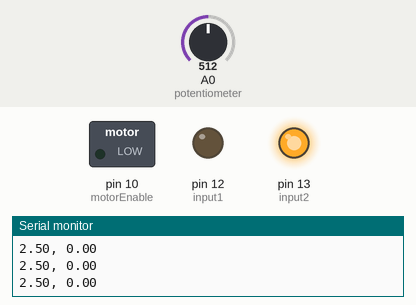
A sketch run on a simulated Arduino Uno, built with avr-gcc and run on an emulated ATmega328P. Shown: switched loads named in the sketch (green lamp = pin HIGH), output pins drawn as LEDs (lit = HIGH), the last lines printed to the serial monitor. The test bench sets the inputs (shaded band); at power-on: A0 (potentiometer) = 512.

Above: at 1.2 s.
1.3 s: A0 (potentiometer) set to 513
At 1.8 s:
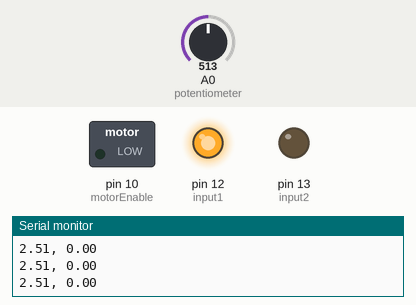
2.8 s: A0 (potentiometer) set to 716
At 4.0 s:
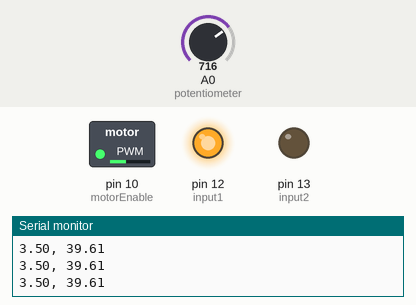
4.3 s: A0 (potentiometer) set to 900
At 5.3 s:
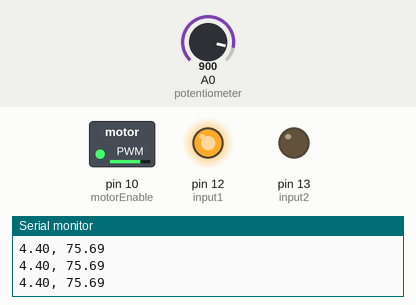
5.8 s: A0 (potentiometer) set to 511
At 6.4 s:
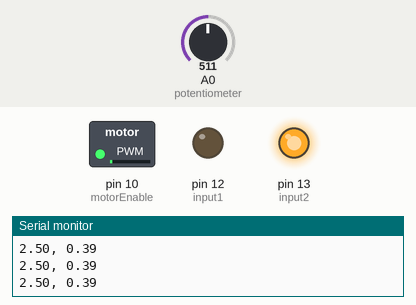
7.3 s: A0 (potentiometer) set to 0
At 8.5 s:
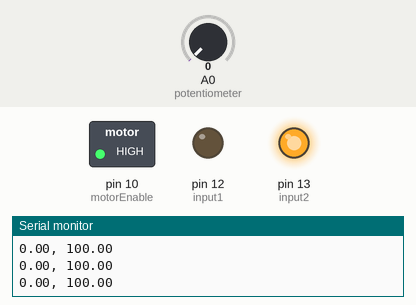
8.8 s: A0 (potentiometer) set to 306
At 9.8 s:
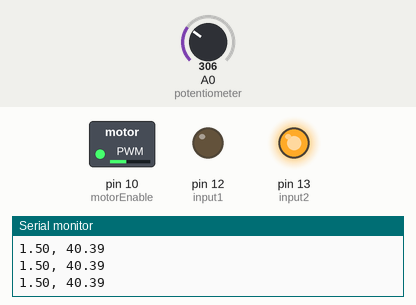
Timing chart, 0 to 11.3 s (numbered marks = the images above; inputs shaded):
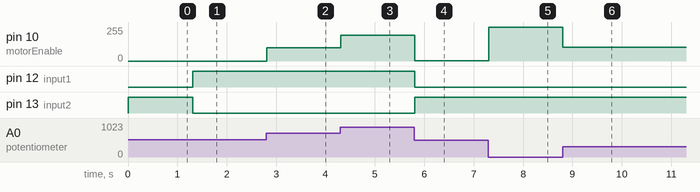

The sketch:

DC_Motor_Control.ino
```cpp
//included in order to pacify VSCode lol
#include <Arduino.h>

//defining pin numbers in global space
#define motorEnable 10
#define input1 12
#define input2 13
#define potentiometer A0

//declaring variables for potentiometer position, motor speed input signal
int potentiometerPosition, dcMotorSignal;
float inputVoltage;
float dutyCyclePercent;

void setup() {
  //starting serial communication
  Serial.begin(9600);
  //printing header for output table
  Serial.println("V(in), Output");

  //setting output pins for enable, in1 and in2 pins on L293D
  pinMode(motorEnable, OUTPUT);
  pinMode(input1, OUTPUT);
  pinMode(input2, OUTPUT);

  //setting input pin for potentiometer
  pinMode(potentiometer, INPUT);
}

void loop() {
  //reading pot position using analog input signal
  potentiometerPosition = analogRead(potentiometer);

  //case 1: pot in lower half, motor running counterclockwise
  if(potentiometerPosition <= 512) {
    //mapping 10bit analog input value to analog out value, PWM decreases with analog signal increase
    dcMotorSignal = map(potentiometerPosition, 0, 512, 255, 0);

    //setting enable pin to PWM signal from dcMotorSignal, and writing in1 HIGH and in2 LOW (counterclockwise)
    analogWrite(motorEnable, dcMotorSignal);
    digitalWrite(input1, LOW);
    digitalWrite(input2, HIGH);

    //calculating input voltage from analog signal
    inputVoltage = potentiometerPosition * (5.0/1023.0);
    //calculating duty cycle (out of 100%) from dcMotorSignal
    dutyCyclePercent = dcMotorSignal * (100.0/255.0);

    //printing needed table values
    Serial.print(inputVoltage);
    Serial.print(", ");
    Serial.println(dutyCyclePercent);
  }

  //case 2: pot in upper half, motor running clockwise
  else if(potentiometerPosition > 512) {
    //mapping 10bit analog value to analog out value, PWM increases with analog signal increase
    dcMotorSignal = map(potentiometerPosition, 513, 1023, 0, 255);

    //setting enable pin to PWM signal from dcMotorSignal, and writing in1 LOW and in2 HIGH
    analogWrite(motorEnable, dcMotorSignal);
    digitalWrite(input1, HIGH);
    digitalWrite(input2, LOW);

    //calculating input voltage from analog signal
    inputVoltage = potentiometerPosition * (5.0/1023.0);
    //calculating duty cycle (out of 100%) from dcMotorSignal
    dutyCyclePercent = dcMotorSignal * (100.0/255.0);

    //printing needed table values
    Serial.print(inputVoltage);
    Serial.print(", ");
    Serial.println(dutyCyclePercent);
  }

}
```

Measured:
- the behaviour switches between 512 and 513 on A0 (potentiometer) (found by bisection; images 0 and 1)
- after the input at 1.3 s, pin 12 (input1): LOW → HIGH at once; pin 13 (input2): HIGH → LOW at once
- after the input at 2.8 s, pin 10 (motorEnable): 0/255 → 101/255 at once
- after the input at 4.3 s, pin 10 (motorEnable): 101/255 → 193/255 at once
- after the input at 5.8 s, pin 10 (motorEnable): 193/255 → 1/255 at once; pin 12 (input1): HIGH → LOW at once; pin 13 (input2): LOW → HIGH at once
- after the input at 7.3 s, pin 10 (motorEnable): 1/255 → 255/255 at once
- after the input at 8.8 s, pin 10 (motorEnable): 255/255 → 103/255 at once
